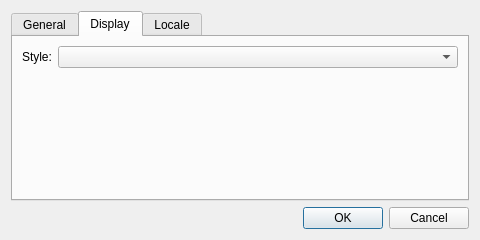
<?xml version="1.0" encoding="UTF-8"?>
<ui version="4.0">
 <class>PreferenceDialog</class>
 <widget class="QDialog" name="PreferenceDialog">
  <property name="geometry">
   <rect>
    <x>0</x>
    <y>0</y>
    <width>480</width>
    <height>240</height>
   </rect>
  </property>
  <property name="windowTitle">
   <string>Preference</string>
  </property>
  <property name="windowIcon">
   <iconset resource="resource.qrc">
    <normaloff>:/images/preference</normaloff>:/images/preference</iconset>
  </property>
  <layout class="QVBoxLayout" name="verticalLayout">
   <item>
    <widget class="QTabWidget" name="tabWidget">
     <property name="currentIndex">
      <number>1</number>
     </property>
     <widget class="QWidget" name="generalTab">
      <attribute name="icon">
       <iconset resource="resource.qrc">
        <normaloff>:/images/system</normaloff>:/images/system</iconset>
      </attribute>
      <attribute name="title">
       <string>General</string>
      </attribute>
      <attribute name="toolTip">
       <string>General setting</string>
      </attribute>
     </widget>
     <widget class="QWidget" name="displayTab">
      <attribute name="icon">
       <iconset resource="resource.qrc">
        <normaloff>:/images/desktop</normaloff>:/images/desktop</iconset>
      </attribute>
      <attribute name="title">
       <string>Display</string>
      </attribute>
      <attribute name="toolTip">
       <string>Display setting</string>
      </attribute>
      <layout class="QVBoxLayout" name="verticalLayout_3">
       <item>
        <layout class="QFormLayout" name="formLayout_2">
         <property name="fieldGrowthPolicy">
          <enum>QFormLayout::ExpandingFieldsGrow</enum>
         </property>
         <item row="1" column="0">
          <widget class="QLabel" name="label_2">
           <property name="text">
            <string>Style:</string>
           </property>
          </widget>
         </item>
         <item row="1" column="1">
          <widget class="QComboBox" name="styleComboBox">
           <property name="sizePolicy">
            <sizepolicy hsizetype="Expanding" vsizetype="Fixed">
             <horstretch>0</horstretch>
             <verstretch>0</verstretch>
            </sizepolicy>
           </property>
          </widget>
         </item>
        </layout>
       </item>
      </layout>
     </widget>
     <widget class="QWidget" name="localeTab">
      <attribute name="icon">
       <iconset resource="resource.qrc">
        <normaloff>:/images/language</normaloff>:/images/language</iconset>
      </attribute>
      <attribute name="title">
       <string>Locale</string>
      </attribute>
      <layout class="QVBoxLayout" name="verticalLayout_2">
       <item>
        <layout class="QFormLayout" name="formLayout">
         <property name="fieldGrowthPolicy">
          <enum>QFormLayout::ExpandingFieldsGrow</enum>
         </property>
         <item row="0" column="0">
          <widget class="QLabel" name="label">
           <property name="text">
            <string>Language:</string>
           </property>
          </widget>
         </item>
         <item row="0" column="1">
          <widget class="QComboBox" name="languageComboBox">
           <property name="sizePolicy">
            <sizepolicy hsizetype="Expanding" vsizetype="Fixed">
             <horstretch>0</horstretch>
             <verstretch>0</verstretch>
            </sizepolicy>
           </property>
          </widget>
         </item>
        </layout>
       </item>
      </layout>
     </widget>
    </widget>
   </item>
   <item>
    <widget class="QDialogButtonBox" name="buttonBox">
     <property name="orientation">
      <enum>Qt::Horizontal</enum>
     </property>
     <property name="standardButtons">
      <set>QDialogButtonBox::Cancel|QDialogButtonBox::Ok</set>
     </property>
    </widget>
   </item>
  </layout>
 </widget>
 <resources>
  <include location="resource.qrc"/>
 </resources>
 <connections>
  <connection>
   <sender>buttonBox</sender>
   <signal>accepted()</signal>
   <receiver>PreferenceDialog</receiver>
   <slot>accept()</slot>
   <hints>
    <hint type="sourcelabel">
     <x>248</x>
     <y>254</y>
    </hint>
    <hint type="destinationlabel">
     <x>157</x>
     <y>274</y>
    </hint>
   </hints>
  </connection>
  <connection>
   <sender>buttonBox</sender>
   <signal>rejected()</signal>
   <receiver>PreferenceDialog</receiver>
   <slot>reject()</slot>
   <hints>
    <hint type="sourcelabel">
     <x>316</x>
     <y>260</y>
    </hint>
    <hint type="destinationlabel">
     <x>286</x>
     <y>274</y>
    </hint>
   </hints>
  </connection>
 </connections>
</ui>
